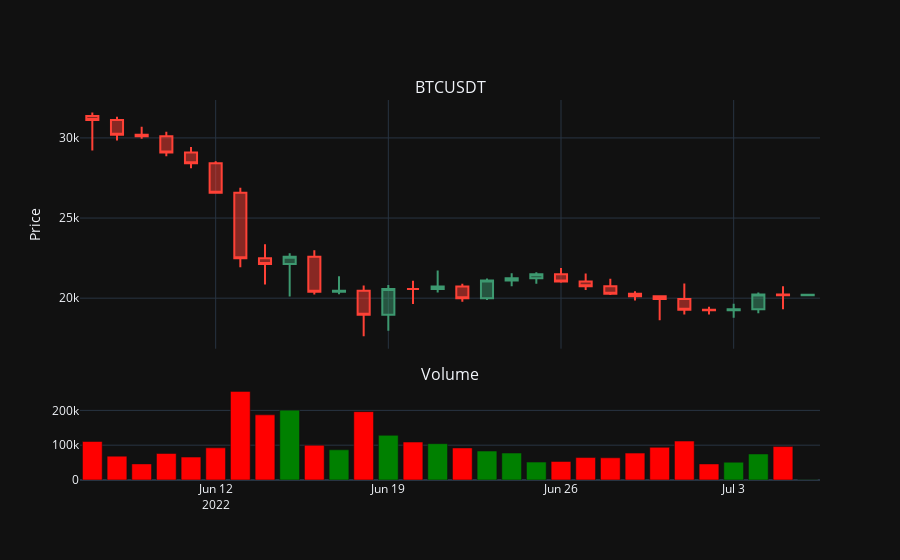

This figure's notebook cell:
### Code cell
# Plot 30-Days Candlestick

fig = make_subplots(rows=2, cols=1, shared_xaxes=True, vertical_spacing=0.1, subplot_titles=('BTCUSDT', 'Volume'), row_width=[0.3,0.8])

fig.add_trace(go.Candlestick(x=monthly.index,
                open=monthly['open'],
                high=monthly['high'],
                low=monthly['low'],
                close=monthly['close'], name = 'Price', showlegend=False), row=1, col=1)

fig.add_trace(go.Bar(x=monthly.index, y=monthly['Volume BTC'], showlegend=False, opacity = 1, marker={'color': monthly['color']}), row=2, col=1)

fig.update_layout(
    # title = 'JKSE historical price',
    xaxis_tickfont_size = 12,
    yaxis = dict(
        title = 'Price',
        titlefont_size=14,
        tickfont_size=12
    ),
    autosize=True,
)


fig.update(layout_xaxis_rangeslider_visible=False)
fig.update_layout(template='plotly_dark')
fig.show()

### Figure 1 — Plotly figure (JSON) as saved in the notebook; plotly's stock layout.template omitted (floating-point values rounded to 4 significant figures)
{"data": [{"close": [31130.0, 30200.0, 30110.0, 29090.0, 28420.0, 26570.0, 22490.0, 22140.0, 22580.0, 20400.0, 20470.0, 18970.0, 20574, 20570.0, 20720.0, 19990.0, 21110.0, 21240.0, 21490.0, 21040.0, 20740.0, 20280.0, 20120.0, 19940.0, 19280.0, 19250.0, 19320.0, 20240.0, 20180.0, 20210.0], "high": [31590.0, 31330.0, 30700, 30380.0, 29440.0, 28540.0, 26900.0, 23360.0, 22800, 23000.0, 21370.0, 20790.0, 20820.0, 21090, 21723, 20900, 21233, 21560.0, 21610.0, 21888, 21540.0, 21210.0, 20430.0, 20180.0, 20920.0, 19470.0, 19650.0, 20350.0, 20750, 20270.0], "low": [29220.0, 29840.0, 29940.0, 28850, 28100.0, 26560, 21930.0, 20846, 20110.0, 20232, 20250.0, 17622, 17960.0, 19640.0, 20350.0, 19770.0, 19890.0, 20740.0, 20910.0, 20960.0, 20510, 20200.0, 19850.0, 18626, 18975, 18980.0, 18781, 19060.0, 19300.0, 20170.0], "name": "Price", "open": [31370.0, 31130.0, 30200.0, 30110.0, 29090.0, 28420.0, 26570.0, 22490.0, 22140.0, 22580.0, 20400.0, 20470.0, 18970.0, 20574, 20570.0, 20720.0, 19988, 21110.0, 21240.0, 21490.0, 21040.0, 20740.0, 20280.0, 20123, 19940.0, 19280.0, 19250.0, 19320.0, 20240.0, 20180.0], "showlegend": false, "type": "candlestick", "x": ["2022-06-07T00:00:00", "2022-06-08T00:00:00", "2022-06-09T00:00:00", "2022-06-10T00:00:00", "2022-06-11T00:00:00", "2022-06-12T00:00:00", "2022-06-13T00:00:00", "2022-06-14T00:00:00", "2022-06-15T00:00:00", "2022-06-16T00:00:00", "2022-06-17T00:00:00", "2022-06-18T00:00:00", "2022-06-19T00:00:00", "2022-06-20T00:00:00", "2022-06-21T00:00:00", "2022-06-22T00:00:00", "2022-06-23T00:00:00", "2022-06-24T00:00:00", "2022-06-25T00:00:00", "2022-06-26T00:00:00", "2022-06-27T00:00:00", "2022-06-28T00:00:00", "2022-06-29T00:00:00", "2022-06-30T00:00:00", "2022-07-01T00:00:00", "2022-07-02T00:00:00", "2022-07-03T00:00:00", "2022-07-04T00:00:00", "2022-07-05T00:00:00", "2022-07-06T00:00:00"], "xaxis": "x", "yaxis": "y"}, {"marker": {"color": ["red", "red", "red", "red", "red", "red", "red", "red", "green", "red", "green", "red", "green", "red", "green", "red", "green", "green", "green", "red", "red", "red", "red", "red", "red", "red", "green", "green", "red", "green"]}, "opacity": 1, "showlegend": false, "type": "bar", "x": ["2022-06-07T00:00:00", "2022-06-08T00:00:00", "2022-06-09T00:00:00", "2022-06-10T00:00:00", "2022-06-11T00:00:00", "2022-06-12T00:00:00", "2022-06-13T00:00:00", "2022-06-14T00:00:00", "2022-06-15T00:00:00", "2022-06-16T00:00:00", "2022-06-17T00:00:00", "2022-06-18T00:00:00", "2022-06-19T00:00:00", "2022-06-20T00:00:00", "2022-06-21T00:00:00", "2022-06-22T00:00:00", "2022-06-23T00:00:00", "2022-06-24T00:00:00", "2022-06-25T00:00:00", "2022-06-26T00:00:00", "2022-06-27T00:00:00", "2022-06-28T00:00:00", "2022-06-29T00:00:00", "2022-06-30T00:00:00", "2022-07-01T00:00:00", "2022-07-02T00:00:00", "2022-07-03T00:00:00", "2022-07-04T00:00:00", "2022-07-05T00:00:00", "2022-07-06T00:00:00"], "xaxis": "x2", "y": [110700.0, 68540.0, 46290.0, 76200.0, 65900.0, 92470.0, 254600.0, 187200.0, 200800.0, 99670.0, 86690.0, 196400.0, 128300.0, 109000.0, 104400.0, 92130.0, 83130.0, 77430.0, 51430.0, 53280.0, 64480.0, 63800.0, 77310.0, 93850.0, 111800.0, 46180.0, 51090.0, 74810.0, 96040.0, 809.7], "yaxis": "y2"}], "layout": {"annotations": [{"font": {"size": 16}, "showarrow": false, "text": "BTCUSDT", "x": 0.5, "xanchor": "center", "xref": "paper", "y": 1, "yanchor": "bottom", "yref": "paper"}, {"font": {"size": 16}, "showarrow": false, "text": "Volume", "x": 0.5, "xanchor": "center", "xref": "paper", "y": 0.2455, "yanchor": "bottom", "yref": "paper"}], "autosize": true, "xaxis": {"anchor": "y", "domain": [0, 1], "matches": "x2", "rangeslider": {"visible": false}, "showticklabels": false, "tickfont": {"size": 12}}, "xaxis2": {"anchor": "y2", "domain": [0, 1]}, "yaxis": {"anchor": "x", "domain": [0.3455, 1], "tickfont": {"size": 12}, "title": {"font": {"size": 14}, "text": "Price"}}, "yaxis2": {"anchor": "x2", "domain": [0, 0.2455]}}}
